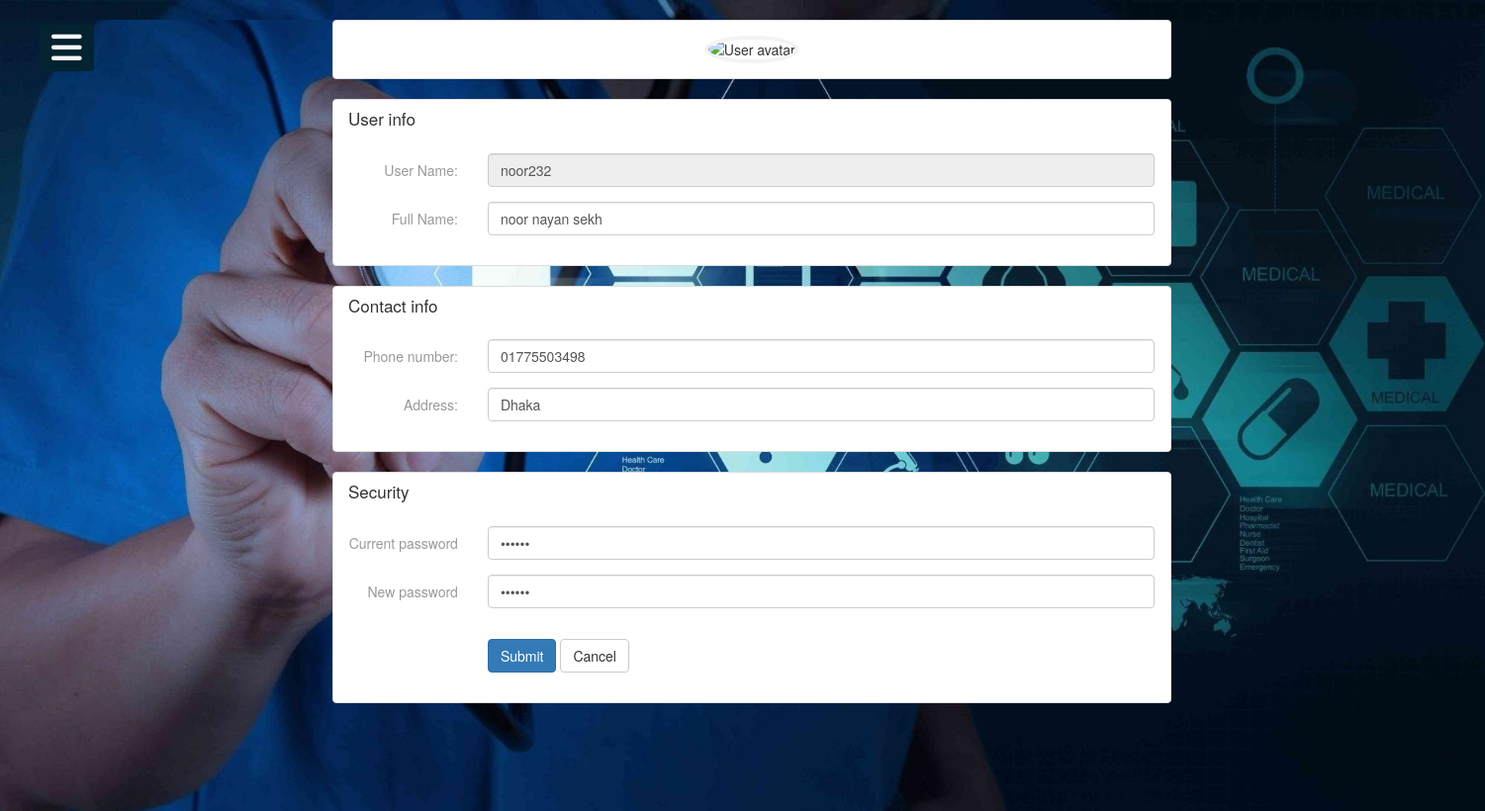
Screenshot of /view/PatientProfile.php (signed in) with the database file from the repository.
### tables this page shows
CREATE TABLE `patient` (
  `sl` int(50) NOT NULL,
  `username` varchar(100) NOT NULL,
  `fullname` varchar(100) NOT NULL,
  `phone` varchar(100) NOT NULL,
  `age` varchar(100) NOT NULL,
  `password` varchar(100) NOT NULL,
  `gender` varchar(100) NOT NULL,
  `Problem` varchar(200) NOT NULL,
  `address` varchar(300) NOT NULL,
  `roomno` varchar(50) NOT NULL
);

### Controller/patientinfo.php (called while the page is built, shortened)
<?php
  require_once '../Models/db_connect2.php';
  function patientdetails()
  {
    if(!empty('$_SESSION["loggedinuser"]')){
      $var=$_SESSION["loggedinuser"];
    }
    $query="SELECT * FROM patient WHERE username='$var'";
    $product=get($query);
    return $product[0];
  }
  ?>

### Models/db_connect2.php (called while the page is built, shortened)
<?php
	 $serverName="localhost";
	 $userName="root";
	 $password="";
	 $dbName="patient";
	function get($query)
	{
        $data=array();
		global $serverName,$userName,$password,$dbName;
		$conn = mysqli_connect( $serverName, $userName, $password, $dbName);
        $result=mysqli_query($conn,$query);
        if(mysqli_num_rows($result) > 0)
        {
            while($row = mysqli_fetch_assoc($result))
            {
                $entity=array();
                foreach($row as $k=>$v)
                {
                    $entity[$k] = $row[$k];
                }
                $data[] = $entity;
            }
        }
		return $data;
	}
?>

### View/PatientProfile.php (the view, shortened to what this page needs)
<?php
include('header/patheader.php');
require_once ('../Controller/patientinfo.php');
$data=patientdetails();
?>
<section><link href="http://netdna.bootstrapcdn.com/bootstrap/3.3.7/css/bootstrap.min.css" rel="stylesheet">
</head>
<body>
<link href="https://maxcdn.bootstrapcdn.com/font-awesome/4.3.0/css/font-awesome.min.css" rel="stylesheet">
<div class="container bootstrap snippets bootdeys">
<div class="row">
  <div class="col-xs-12 col-sm-9">
    <form class="form-horizontal" method="post" action="../Controller/patientupdate.php" onsubmit="return validation()" enctype="multipart/form-data" >
        <div class="panel panel-default">
          <div class="panel-body text-center">
           <img src="https://bootdey.com/img/Content/avatar/avatar7.png" class="img-circle profile-avatar" alt="User avatar">
          </div>
        </div>
      <div class="panel panel-default">
        <div class="panel-heading">
        <h4 class="panel-title">User info</h4>
        </div>
        <div class="panel-body">
          <div class="form-group">
            <label class="col-sm-2 control-label">User Name:</label>
            <div class="col-sm-10">
              <input type="text" value="<?php echo $_SESSION["loggedinuser"];?>" class="form-control" disabled>
            </div>
          </div>
          <div class="form-group">
            <label class="col-sm-2 control-label">Full Name:</label>
            <div class="col-sm-10">
              <input type="text" name="name" id="user" value="<?php echo $data["fullname"]?>" class="form-control">
            </div>
			<span id="username"style="padding-left: 159px;"  class="text-danger font-weight-bold"> </span>
          </div>
        </div>
      </div>
      <div class="panel panel-default">
        <div class="panel-heading">
        <h4 class="panel-title">Contact info</h4>
        </div>
        <div class="panel-body">
          <div class="form-group">
            <label class="col-sm-2 control-label">Phone number:</label>
            <div class="col-sm-10">
              <input type="tel" name="phone" id="mobileNumber" value="<?php echo $data["phone"]?>" class="form-control">
            </div>
			<span id="mobileno" style="padding-left: 159px;"class="text-danger font-weight-bold"> </span>
          </div>
          <div class="form-group">
            <label class="col-sm-2 control-label">Address:</label>
            <div class="col-sm-10">
              <input type="text" name="address" id="emails" value="<?php echo $data["address"]?>" class="form-control">
            </div>
			<span id="emailids" style="padding-left: 159px;"class="text-danger font-weight-bold"> </span>
          </div>
        </div>
      </div>
      <div class="panel panel-default">
        <div class="panel-heading">
        <h4 class="panel-title">Security</h4>
        </div>
        <div class="panel-body">
          <div class="form-group">
            <label class="col-sm-2 control-label">Current password</label>
            <div class="col-sm-10">
              <input type="password" value="<?php echo $data["password"]?>"class="form-control">
            </div>
          </div>
          <div class="form-group">
            <label class="col-sm-2 control-label">New password</label>
            <div class="col-sm-10">
              <input type="password" id="pass" name="npass"value="<?php echo $data["password"]?>" class="form-control">
            </div>
			<span id="passwords" style="padding-left: 159px;"class="text-danger font-weight-bold"> </span>
          </div>
          <div class="form-group">
            <div class="col-sm-10 col-sm-offset-2">
            </div>
          </div>
          <div class="form-group">
            <div class="col-sm-10 col-sm-offset-2">
              <button type="submit" name="Updateprofile" class="btn btn-primary">Submit</button>
              <button type="reset" class="btn btn-default">Cancel</button>
            </div>
          </div>
        </div>
      </div>
    </form>
  </div>
</div>
</div>
</section>
  </body>
</html>

### View/PatientPanel.css (style rules this page uses)
* { padding: 0; margin: 0; list-style: none; text-decoration: none; }
body { font-family: 'Roboto', sans-serif; }
section { background: url(../Storage/Hospital.jpg) no-repeat; background-position: center; background-size: cover; height: 100vh; transition: all .5s; }

### View/PatientProfile.php (style rules this page uses)
body { background:url(../Image/Hospital.jpg); }
.container { margin-left: 321px; }
.panel { box-shadow: none; }
.panel-heading { border-bottom: 0; }
.panel-title { font-size: 17px; }
.panel-body *:first-child { margin-top: 0; }
.panel-default > .panel-heading { color: #333333; background-color: transparent; border-color: rgba(0, 0, 0, 0.07); }
form label { color: #999999; font-weight: 400; }
.form-horizontal .form-group { margin-left: -15px; margin-right: -15px; }
@media (min-width: 768px) { .form-horizontal .control-label { text-align: right; margin-bottom: 0; padding-top: 7px; } }
.profile-avatar { width: 200px; position: relative; margin: 0px auto; margin-top: 196px; border: 4px solid #f3f3f3; }

### rows the page displays
patient: name "noor nayan sekh", phone "01775503498", address "Dhaka"
